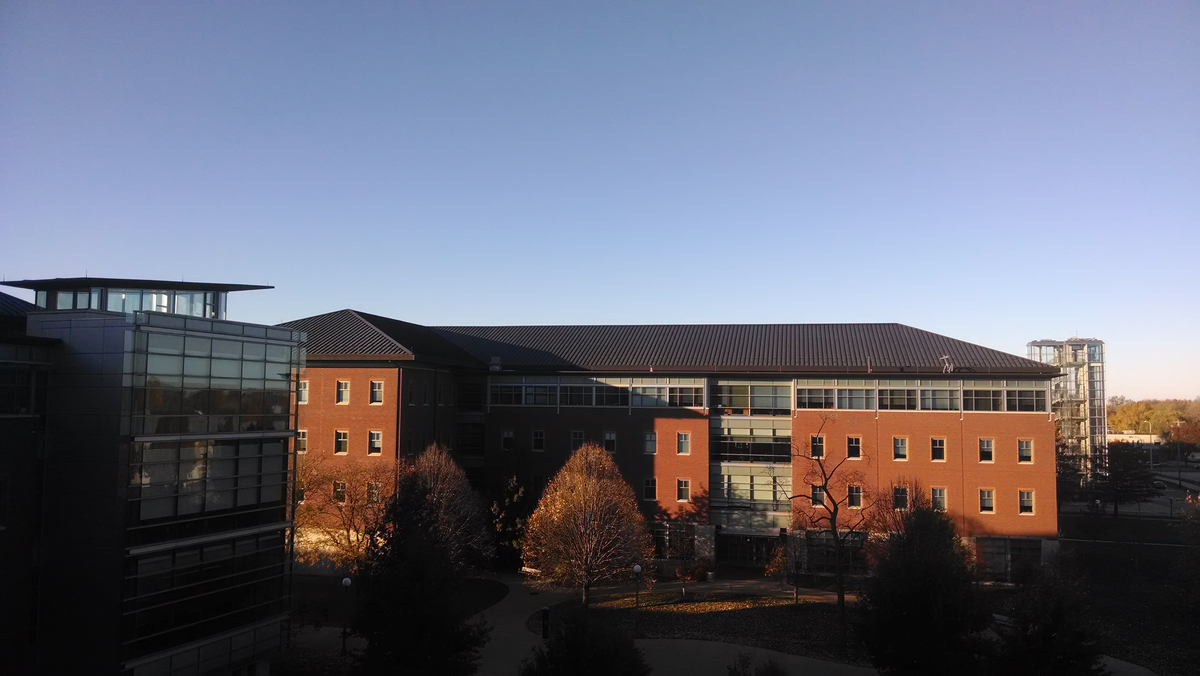
#> input picture testsky/test.png, 1200 x 676 px
$ python colorQuantization.py   (Python 2 division)
#> lines starting #> are read from the running program, lines starting #| are printed output that depends on the picture
import numpy as np
import cv2

img = cv2.imread('test.png')
#> img is the input picture: shape (676, 1200, 3); mean B, G, R 120.9, 105.7, 103.4
Z = img.reshape((-1, 3))

# convert to np.float32
Z = np.float32(Z)
print Z
#> (printed output is left out)
# define criteria, number of clusters(K) and apply kmeans()
criteria = (cv2.TERM_CRITERIA_EPS + cv2.TERM_CRITERIA_MAX_ITER, 10, 1.0)
ret, label, center = cv2.kmeans(Z, 3, criteria, 10, cv2.KMEANS_RANDOM_CENTERS)
#> ret = 1.33e+09; center = [[21.93, 21.57, 24.19], [210.7, 174.8, 157.7], [70.42, 91.44, 132.6]]

# Now convert back into uint8, and make original image
center = np.uint8(center)
#> center = [[21, 21, 24], [210, 174, 157], [70, 91, 132]]
res = center[label.flatten()]
res2 = res.reshape((img.shape))
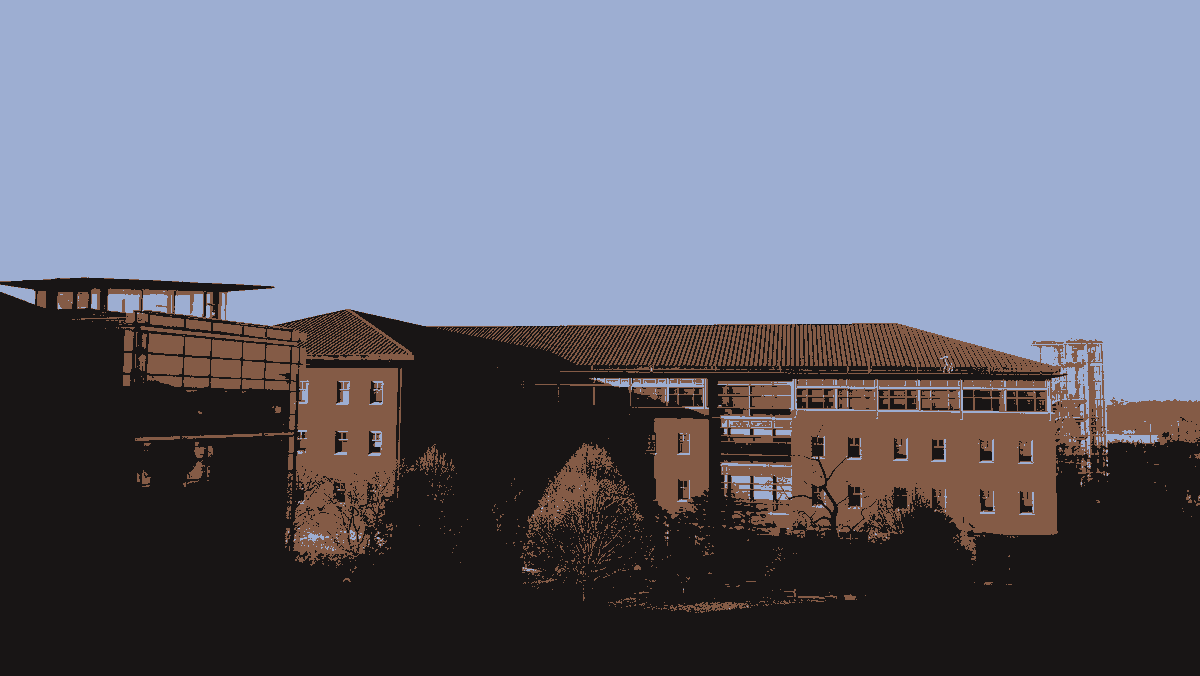
#> res2: shape (676, 1200, 3); mean B, G, R 120.1, 105, 102.9

cv2.imshow('res2', res2)
cv2.waitKey(0)
cv2.destroyAllWindows()

$ run again, with testsky/IMG_20130918_162350.jpg saved as testsky/test.png
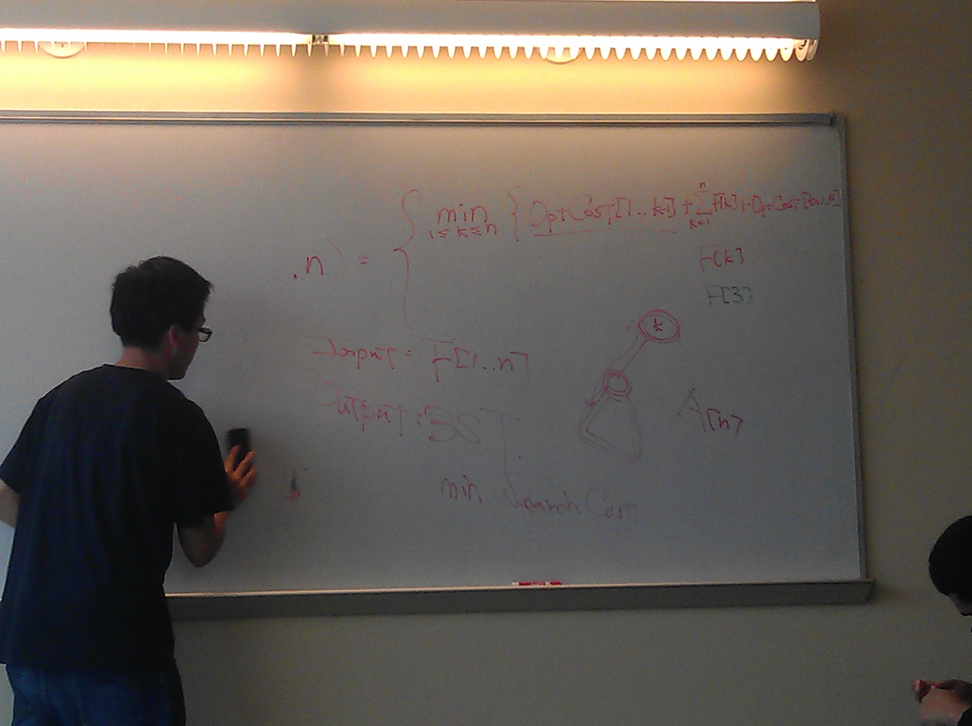
#> input picture testsky/IMG_20130918_162350.jpg, 972 x 726 px, shrunk from 2592 x 1936 before the run
#> img is the input picture: shape (726, 972, 3); mean B, G, R 89.2, 97.8, 105.4
#> (printed output is left out)
#> `ret, label, center = cv2.kmeans(Z, 3, criteria, 10, cv2.KMEANS_RANDOM_..`: ret = 1.28e+09; center = [[156.6, 201.1, 229.8], [98.87, 102.7, 108.4], [46.65, 49.45, 52.05]]
#> `center = np.uint8(center)`: center = [[156, 201, 229], [98, 102, 108], [46, 49, 52]]
#> `res2 = res.reshape((img.shape))`:
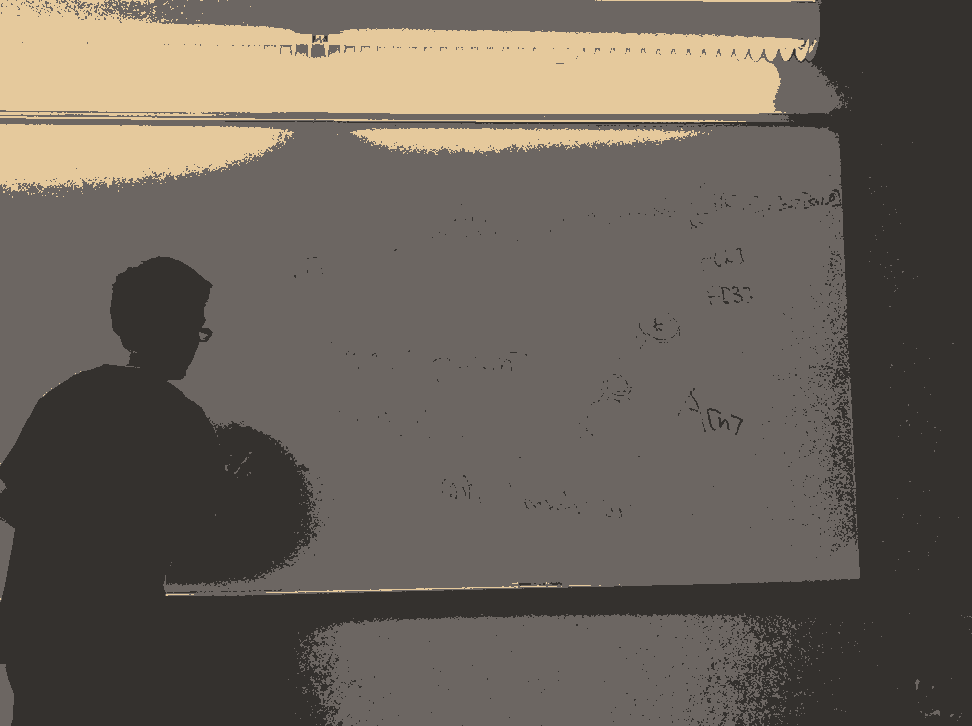
#> res2: shape (726, 972, 3); mean B, G, R 88.4, 97.3, 105.1

$ run again, with testsky/IMG_20130918_164245.jpg saved as testsky/test.png
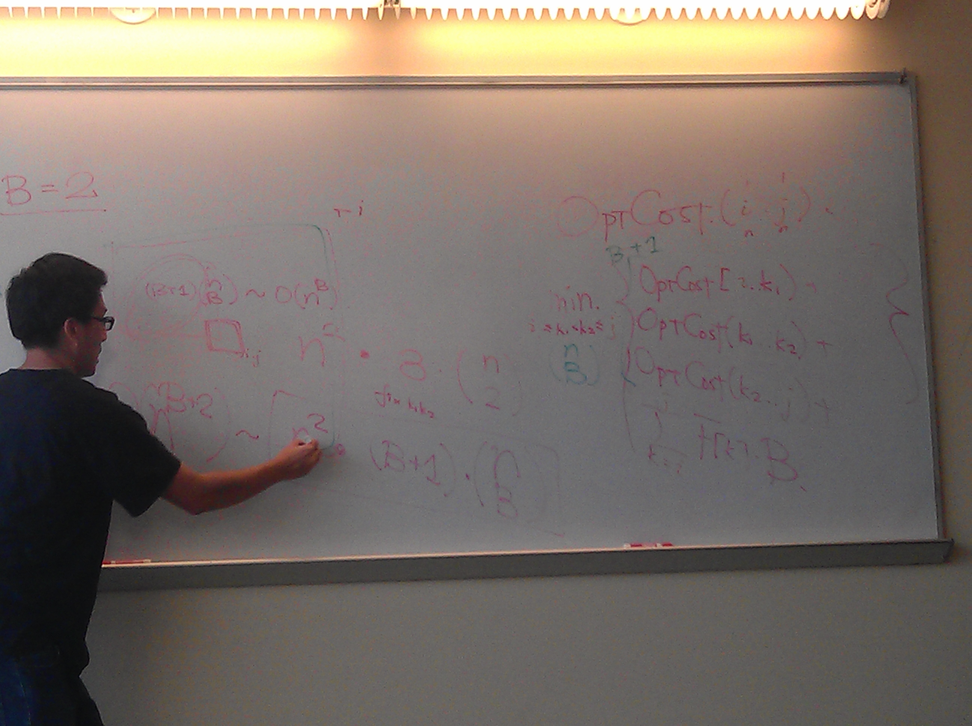
#> input picture testsky/IMG_20130918_164245.jpg, 972 x 726 px, shrunk from 2592 x 1936 before the run
#> img is the input picture: shape (726, 972, 3); mean B, G, R 104.7, 112.9, 123.4
#> (printed output is left out)
#> `ret, label, center = cv2.kmeans(Z, 3, criteria, 10, cv2.KMEANS_RANDOM_..`: ret = 1.17e+09; center = [[164.6, 205.4, 229.4], [104.7, 107.4, 116.2], [40.92, 40.83, 44.94]]
#> `center = np.uint8(center)`: center = [[164, 205, 229], [104, 107, 116], [40, 40, 44]]
#> `res2 = res.reshape((img.shape))`:
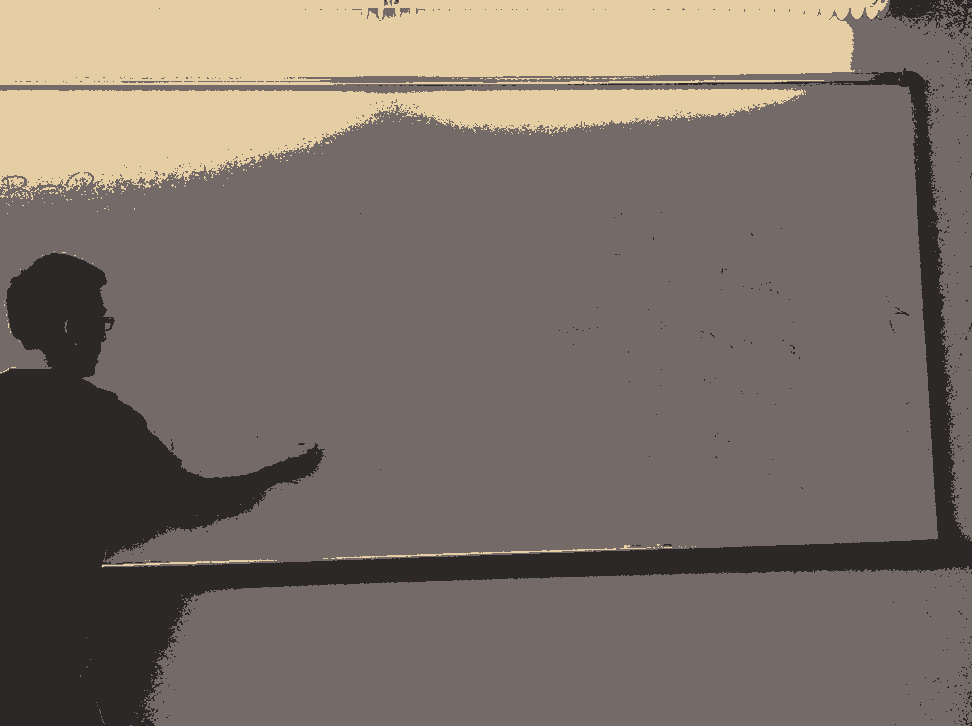
#> res2: shape (726, 972, 3); mean B, G, R 104, 112.5, 123.1
